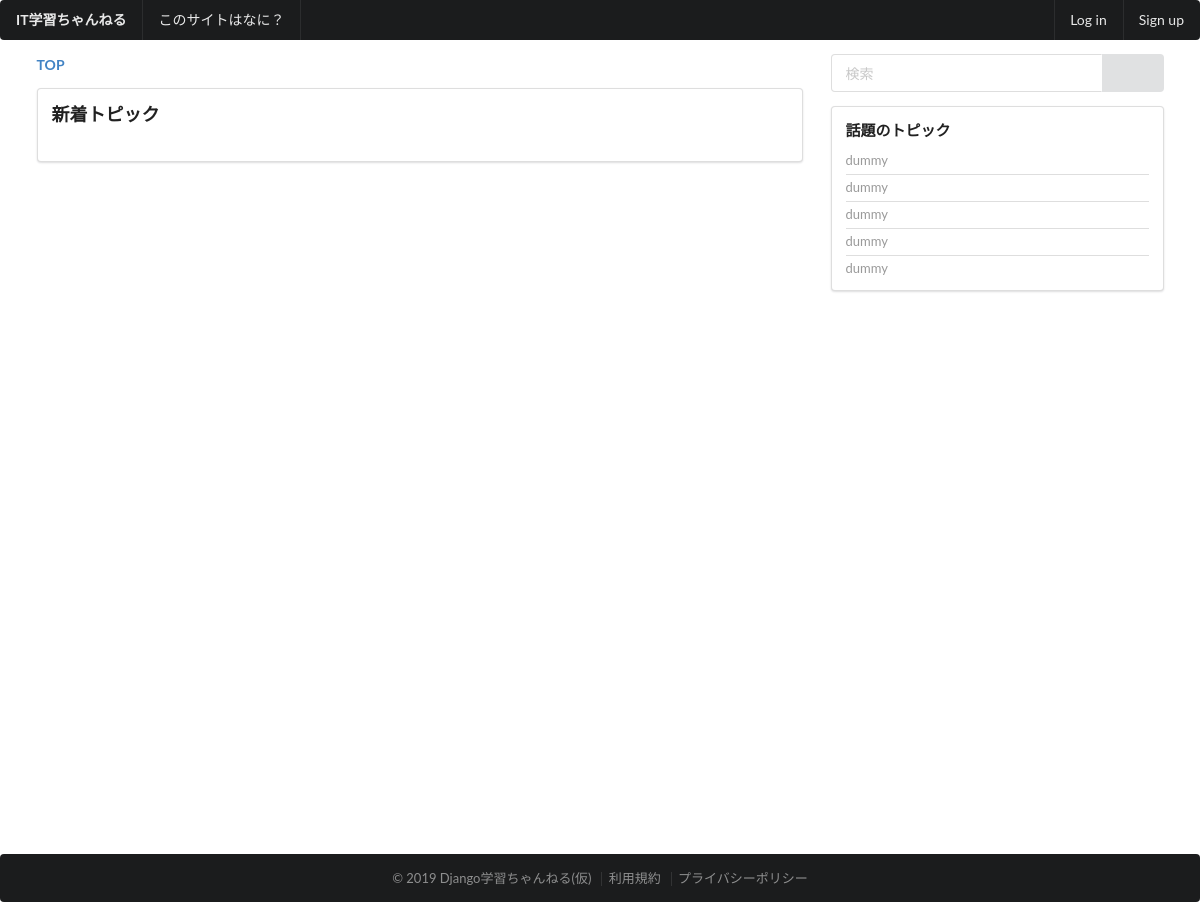
Before: / with the older database file.
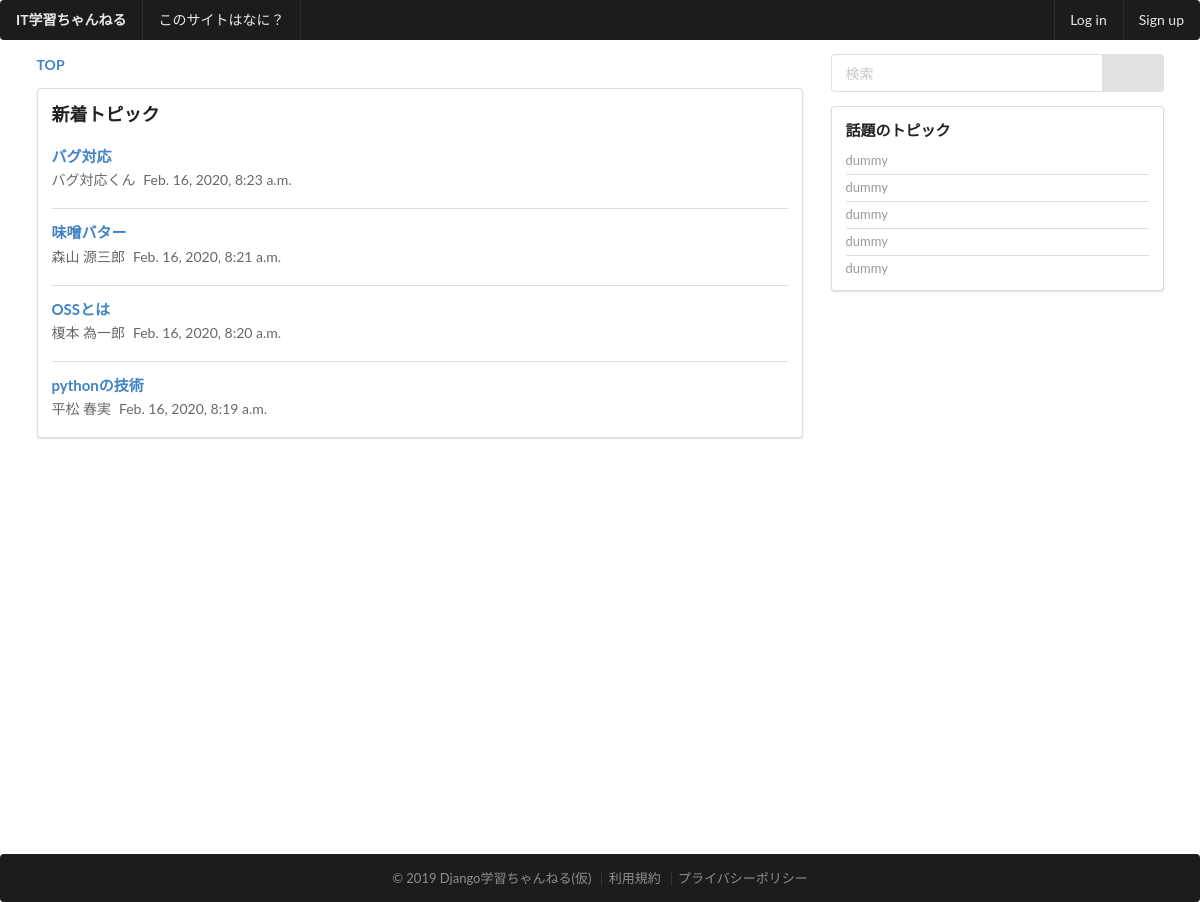
After: the same page with the newer database file.
### thread_app/models.py (models this page shows, shortened)
class Topic(models.Model):
    user_name = models.CharField(
        'お名前',
        max_length=30,
        null=True,
        blank=False,
    )
    title = models.CharField(
        'タイトル',
        max_length=255,
        null=False,
        blank=False,
    )
    message = models.TextField(
        verbose_name='本文',
        null=True,
        blank=False,
    )
    category = models.ForeignKey(
        Category,
        verbose_name='カテゴリー',
        on_delete=models.PROTECT,
        null=True,
        blank=False,
    )
    created = models.DateTimeField(
        auto_now_add=True,
    )
    modified = models.DateTimeField(
        auto_now=True,
    )
    objects = TopicManager()

### base_app/views.py (the view)
# urls.py: path('', views.TopicListView.as_view(), name='top'),
class TopicListView(ListView):
    template_name = 'base_app/top.html'
    model = Topic
    queryset = Topic.objects.order_by('-created')
    context_object_name = 'topic_list'

### templates/base_app/top.html (shortened to what this page needs)
{% extends 'base_app/base.html' %}
{% block content %}
    <div class="ui grid stackable">
        <div class="eleven wide column">
            <div class="ui breadcrumb">
                <a class="active section">TOP</a>
            </div>
            <div class="ui segment">
                <div class="content">
                    <div class="header"><h3>新着トピック</h3></div>
                    <div class="ui divided items">
                        {% for topic in topic_list %}
                            <div class="item">
                                    <div class="header">
                                <div class="content">
                                        <a href=""><h4>{{ topic.title }}</h4></a>
                                    </div>
                                    <div class="meta">
                                        <span class="name">{{ topic.user_name }}</span>
                                        <span class="date">{{ topic.created }}</span>
                                    </div>
                                </div>
                            </div>
                        {% endfor %}
                    </div>
                </div>
            </div>
        </div>
        {% include 'base_app/sidebar.html' %}
    </div>
{% endblock %}

### templates/base_app/base.html (shortened to what this page needs)
{% load static %}
<!DOCTYPE html>
<head>
    <link href="{% static 'css/semantic.css' %}" rel="stylesheet">
</head>
<body>
<div class="ui stackable inverted menu">
    <div class="header item">
        IT学習ちゃんねる
    </div>
    <a class="item">
        このサイトはなに？
    </a>
    <div class="right menu">
        <a class="item">
            Log in
        </a>
        <a class="item">
            Sign up
        </a>
    </div>
</div>
<div class="ui container" style="min-height:100vh;">
    {% block content %}
    {% endblock %}
</div>
<div class="ui inverted stackable footer segment">
    <div class="ui container center aligned">
        <div class="ui horizontal inverted small divided link list">
            <a class="item">© 2019 Django学習ちゃんねる(仮)</a>
            <a href="{% url 'base:terms' %}" class="item">利用規約</a>
            <a class="item">プライバシーポリシー</a>
        </div>
    </div>
</div>
</body>

### templates/base_app/sidebar.html
<div class="five wide column">
    <div class="ui action input" style="width: 100%;">
        <input type="text" placeholder="検索">
        <button class="ui button"><i class="search icon"></i></button>
    </div>
    <div class="ui segment">
        <div class="content">
            <div class="header"><h4>話題のトピック</h4></div>
            <div class="ui relaxed list small divided link">
                <a class="item">dummy</a>
                <a class="item">dummy</a>
                <a class="item">dummy</a>
                <a class="item">dummy</a>
                <a class="item">dummy</a>
            </div>
        </div>
    </div>
</div>

Changed rows visible on the page:
added Topic: title "バグ対応", user_name "バグ対応くん", created "Feb. 16, 2020, 8:23 a.m."
added Topic: title "味噌バター", user_name "森山 源三郎", created "Feb. 16, 2020, 8:21 a.m."
added Topic: title "OSSとは", user_name "榎本 為一郎", created "Feb. 16, 2020, 8:20 a.m."
added Topic: title "pythonの技術", user_name "平松 春実", created "Feb. 16, 2020, 8:19 a.m."
